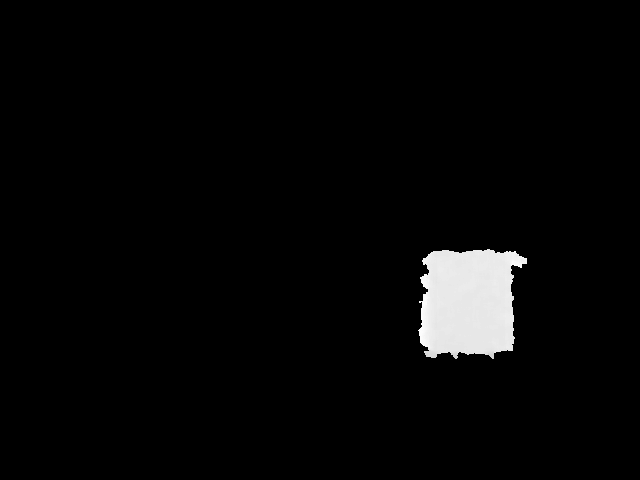
%> input picture evaluacion/matlab/orig/10_depth_16_cajaytipo_caja.png, 640 x 480 px; the run also reads 1 picture not shown here
$ octave script1.m   (GNU Octave 9; MATLAB toolbox functions it lacks are replaced by stand-ins)
%> lines starting %> are read from the running program, lines starting %| are printed output that depends on the picture; long printed decimals are rounded
addpath('orig');

caja = int16(imread('10_depth_16_cajaytipo_caja.png'));
%> caja is the input picture: size 480x640 int16; min 0, max 6711, mean 188.2
tipo = int16(imread('10_depth_16_cajaytipo_tipo.png'));
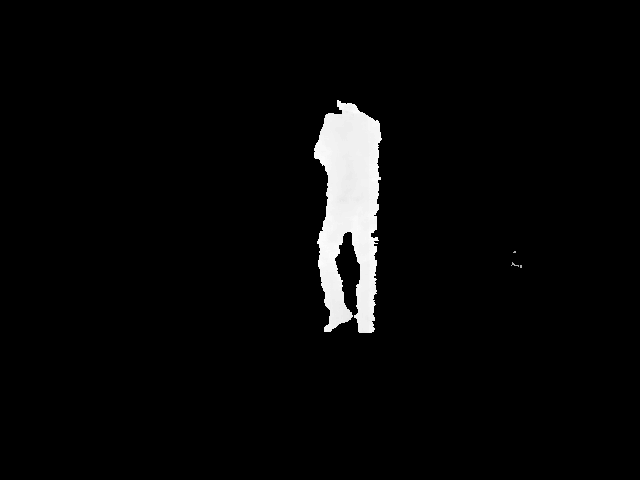
%> input picture evaluacion/matlab/orig/10_depth_16_cajaytipo_tipo.png, 640 x 480 px
%> tipo is the input picture: size 480x640 int16; min 0, max 9702, mean 317.9

filtro = [-1,0,1];

caja_gradiente = imfilter(caja,filtro);
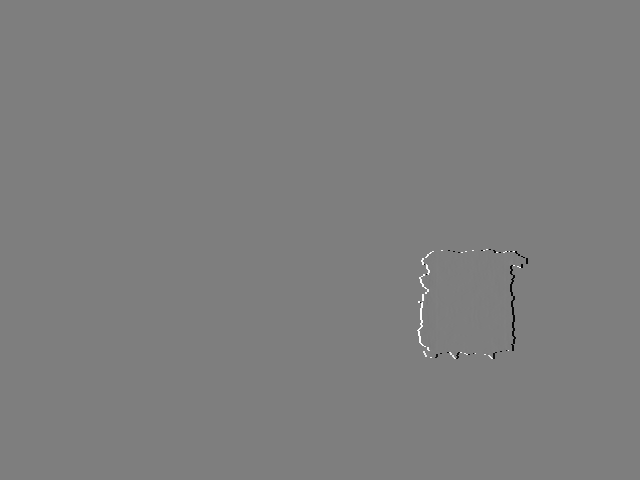
%> caja_gradiente: size 480x640 int16; min -6650, max 6711, mean 0; drawn with min black and max white
tipo_gradiente = imfilter(tipo,filtro);
%
% caja_hist_gradiente = histogram(caja_gradiente,100, 'BinLimits',[1,10000]);
% tipo_hist_gradiente = histogram(tipo_gradiente,100, 'BinLimits',[1,10000]);

figure;
%imshow(caja_hist_gradiente);
caja_hist_gradiente = histogram(caja_gradiente,100, 'BinMethod','integers');
title('Caja1');
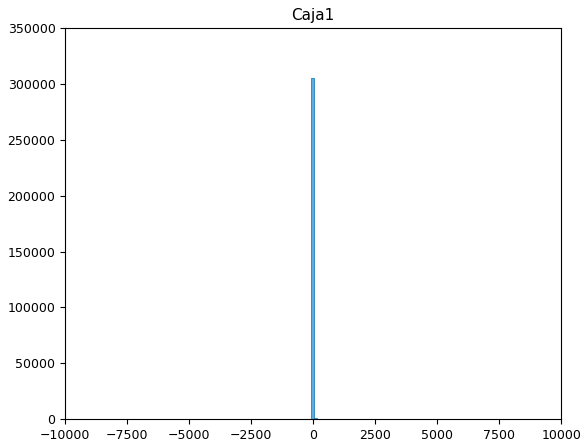
%> figure redrawn from the program's plot data; tallest bar 304863 high, from x = -103.1 to 30.5
figure;
%imshow(tipo_hist_gradiente);
tipo_hist_gradiente = histogram(tipo_gradiente,100, 'BinMethod','integers');
title('Tipo1');
%> figure, not shown here; tallest bar 304109 high, from x = -133.4 to 59.5

ch_values = caja_hist_gradiente.Values;
%> ch_values = 100 values, max 304863 at index 50, min 0 at index 10, mean 3072
ch_values(1) = 0; % Eliminamos el negro
ch_values_tabla = ch_values.*[0:1:length(ch_values)-1];
%> ch_values_tabla = 100 values, max 14938287 at index 50, min 0 at index 1, mean 150543.9
fprintf('Caja:\tmedia = %f \t desviación = %f\n',mean(ch_values_tabla),std(ch_values_tabla));
%| Caja:	media = 150543.920 	 desviación = 1493728.496
% [5 lines of commented-out code are left out]

th_values = tipo_hist_gradiente.Values;
%> th_values = 100 values, max 304109 at index 50, min 0 at index 5, mean 3072
th_values(1) = 0; % Eliminamos el negro
th_values_tabla = th_values.*[0:1:length(th_values)-1];
%> th_values_tabla = 100 values, max 14901341 at index 50, min 0 at index 1, mean 150547.1
fprintf('Tipo:\tmedia = %f \t desviación = %f\n',mean(th_values_tabla),std(th_values_tabla));
%| Tipo:	media = 150547.110 	 desviación = 1490006.980
% [7 lines of commented-out code are left out]

caja = imread('10_depth_16_cajaytipo2_caja.png');
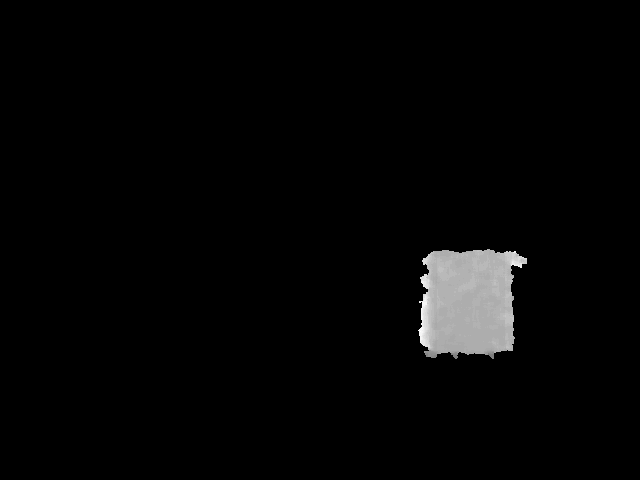
%> input picture evaluacion/matlab/orig/10_depth_16_cajaytipo2_caja.png, 640 x 480 px
%> caja is the input picture: size 480x640 uint16; min 0, max 16510, mean 358.6
tipo = imread('10_depth_16_cajaytipo2_tipo.png');

filtro = [-1,0,1];

caja_gradiente = imfilter(caja,filtro);
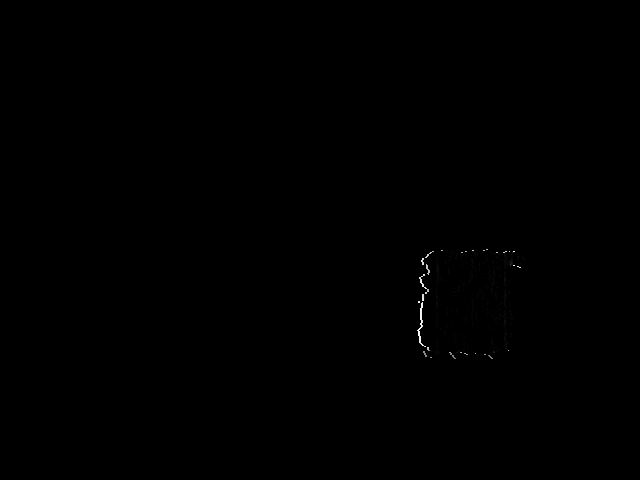
%> caja_gradiente: size 480x640 uint16; min 0, max 16510, mean 14.1; drawn with min black and max white
tipo_gradiente = imfilter(tipo,filtro);
%> tipo_gradiente: size 480x640 uint16
%
% caja_hist_gradiente = histogram(caja_gradiente,100, 'BinLimits',[1,10000]);
% tipo_hist_gradiente = histogram(tipo_gradiente,100, 'BinLimits',[1,10000]);

figure;
%imshow(caja_hist_gradiente);
caja_hist_gradiente = histogram(caja_gradiente,100, 'BinLimits',[1,30000]);
title('Caja2');
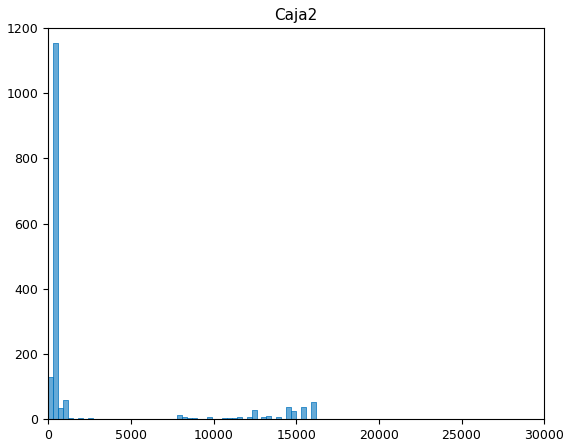
%> figure redrawn from the program's plot data; tallest bar 1155 high, from x = 301 to 601
figure;
%imshow(tipo_hist_gradiente);
tipo_hist_gradiente = histogram(tipo_gradiente,100, 'BinLimits',[1,30000]);
title('Tipo2');
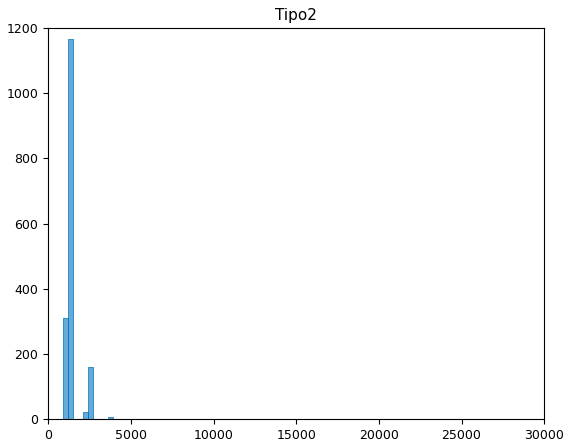
%> figure redrawn from the program's plot data; tallest bar 1166 high, from x = 1201 to 1501
